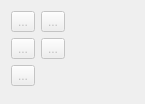
      <widget class="QWidget" name="page_3">
       <property name="geometry">
        <rect>
         <x>0</x>
         <y>0</y>
         <width>145</width>
         <height>104</height>
        </rect>
       </property>
       <property name="sizePolicy">
        <sizepolicy hsizetype="Expanding" vsizetype="Maximum">
         <horstretch>0</horstretch>
         <verstretch>0</verstretch>
        </sizepolicy>
       </property>
       <property name="toolTip">
        <string>Tools for creating curves.</string>
       </property>
       <attribute name="icon">
        <iconset resource="share/resources/icon.qrc">
         <normaloff>:/icon/16x16/toolsectioncurve.png</normaloff>:/icon/16x16/toolsectioncurve.png</iconset>
       </attribute>
       <attribute name="label">
        <string>Curve</string>
       </attribute>
       <layout class="QFormLayout" name="formLayout_3">
        <property name="fieldGrowthPolicy">
         <enum>QFormLayout::AllNonFixedFieldsGrow</enum>
        </property>
        <item row="0" column="0">
         <widget class="QToolButton" name="toolButtonSpline">
          <property name="enabled">
           <bool>false</bool>
          </property>
          <property name="toolTip">
           <string>Simple curve</string>
          </property>
          <property name="text">
           <string notr="true">...</string>
          </property>
          <property name="icon">
           <iconset resource="share/resources/toolicon.qrc">
            <normaloff>:/toolicon/32x32/spline.png</normaloff>:/toolicon/32x32/spline.png</iconset>
          </property>
          <property name="iconSize">
           <size>
            <width>32</width>
            <height>32</height>
           </size>
          </property>
          <property name="checkable">
           <bool>true</bool>
          </property>
         </widget>
        </item>
        <item row="0" column="1">
         <widget class="QToolButton" name="toolButtonSplineCutPoint">
          <property name="enabled">
           <bool>false</bool>
          </property>
          <property name="toolTip">
           <string>Segmenting a simple curve</string>
          </property>
          <property name="text">
           <string notr="true">...</string>
          </property>
          <property name="icon">
           <iconset resource="share/resources/toolicon.qrc">
            <normaloff>:/toolicon/32x32/spline_cut_point.png</normaloff>:/toolicon/32x32/spline_cut_point.png</iconset>
          </property>
          <property name="iconSize">
           <size>
            <width>32</width>
            <height>32</height>
           </size>
          </property>
          <property name="checkable">
           <bool>true</bool>
          </property>
         </widget>
        </item>
        <item row="2" column="0">
         <widget class="QToolButton" name="toolButtonSplinePath">
          <property name="enabled">
           <bool>false</bool>
          </property>
          <property name="toolTip">
           <string>Curved path</string>
          </property>
          <property name="text">
           <string notr="true">...</string>
          </property>
          <property name="icon">
           <iconset resource="share/resources/toolicon.qrc">
            <normaloff>:/toolicon/32x32/splinePath.png</normaloff>:/toolicon/32x32/splinePath.png</iconset>
          </property>
          <property name="iconSize">
           <size>
            <width>32</width>
            <height>32</height>
           </size>
          </property>
          <property name="checkable">
           <bool>true</bool>
          </property>
         </widget>
        </item>
        <item row="2" column="1">
         <widget class="QToolButton" name="toolButtonSplinePathCutPoint">
          <property name="enabled">
           <bool>false</bool>
          </property>
          <property name="toolTip">
           <string>Segment a curved path</string>
          </property>
          <property name="text">
           <string notr="true">...</string>
          </property>
          <property name="icon">
           <iconset resource="share/resources/toolicon.qrc">
            <normaloff>:/toolicon/32x32/splinePath_cut_point.png</normaloff>:/toolicon/32x32/splinePath_cut_point.png</iconset>
          </property>
          <property name="iconSize">
           <size>
            <width>32</width>
            <height>32</height>
           </size>
          </property>
          <property name="checkable">
           <bool>true</bool>
          </property>
         </widget>
        </item>
        <item row="3" column="0">
         <widget class="QToolButton" name="toolButtonCurveIntersectAxis">
          <property name="enabled">
           <bool>false</bool>
          </property>
          <property name="toolTip">
           <string>Point intersect curve and axis</string>
          </property>
          <property name="text">
           <string>...</string>
          </property>
          <property name="icon">
           <iconset resource="share/resources/toolicon.qrc">
            <normaloff>:/toolicon/32x32/curve_intersect_axis.png</normaloff>:/toolicon/32x32/curve_intersect_axis.png</iconset>
          </property>
          <property name="iconSize">
           <size>
            <width>32</width>
            <height>32</height>
           </size>
          </property>
          <property name="checkable">
           <bool>true</bool>
          </property>
         </widget>
        </item>
       </layout>
      </widget>
